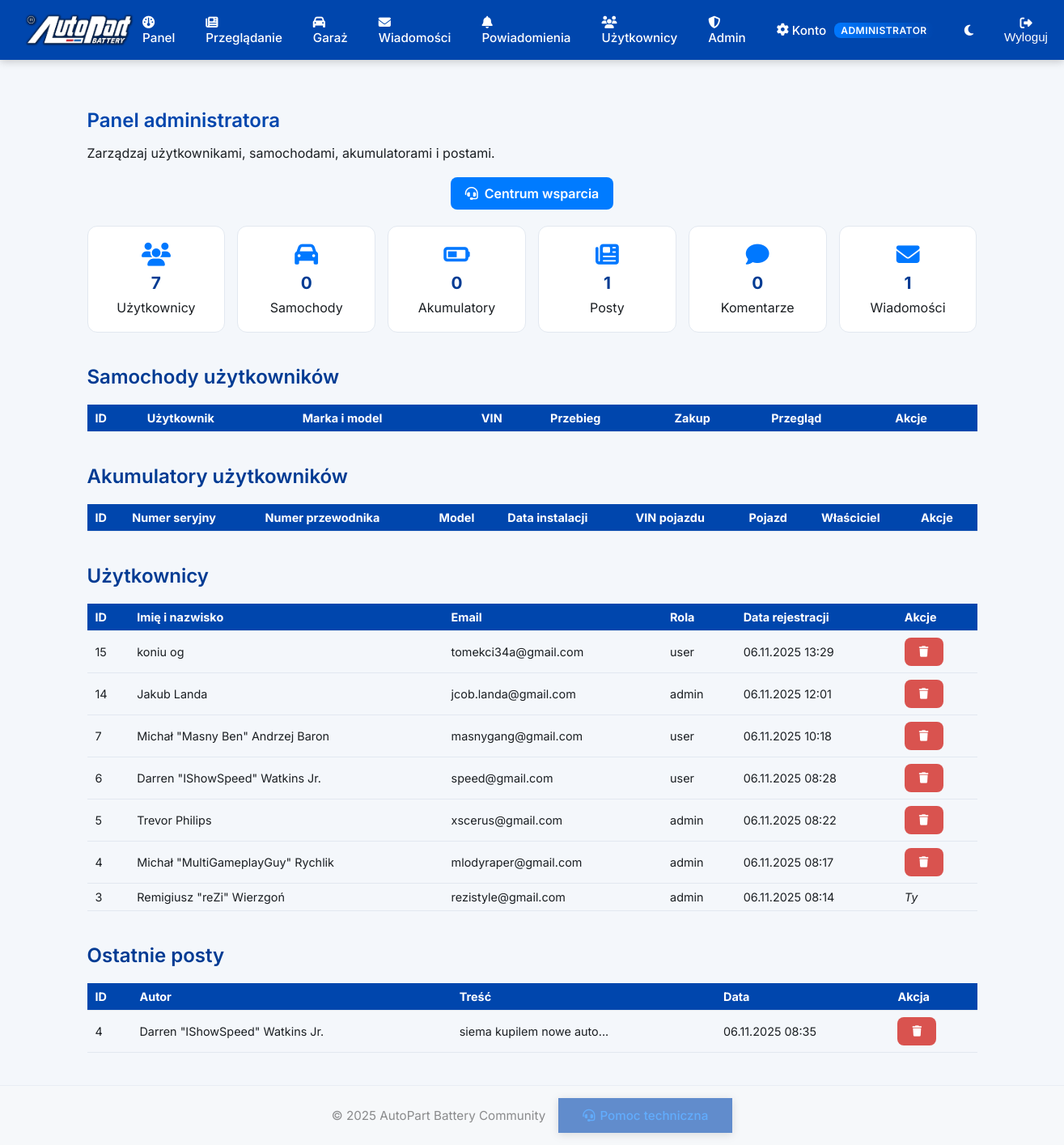
The app's page /admin.php (signed in), older data.
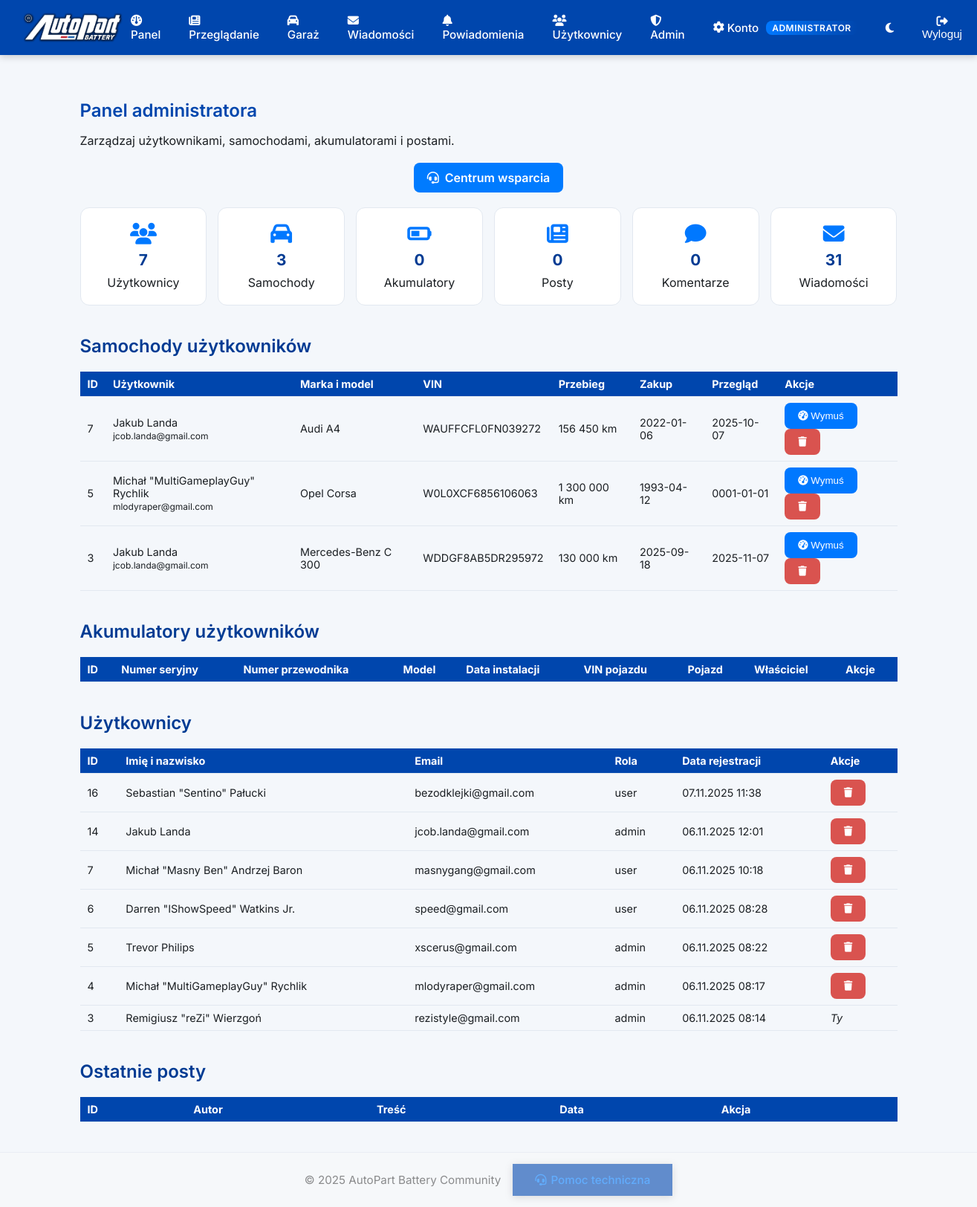
The same page, newer data.
### tables this page shows
CREATE TABLE `users` (
  `id` int(11) NOT NULL,
  `first_name` varchar(100) NOT NULL,
  `last_name` varchar(100) NOT NULL,
  `email` varchar(150) NOT NULL,
  `country_code` varchar(10) DEFAULT '+48',
  `phone` varchar(20) DEFAULT NULL,
  `address` varchar(255) DEFAULT NULL,
  `password` varchar(255) NOT NULL,
  `reset_token` varchar(255) DEFAULT NULL,
  `reset_expires` datetime DEFAULT NULL,
  `last_password_change` datetime DEFAULT NULL,
  `avatar` varchar(255) DEFAULT 'default-avatar.png',
  `bio` text DEFAULT NULL,
  `created_at` datetime DEFAULT current_timestamp(),
  `last_login` datetime DEFAULT NULL,
  `session_token` varchar(255) DEFAULT NULL,
  `role` enum('user','admin') DEFAULT 'user'
);

CREATE TABLE `posts` (
  `id` int(11) NOT NULL,
  `user_id` int(11) NOT NULL,
  `content` text DEFAULT NULL,
  `media` varchar(255) DEFAULT NULL,
  `created_at` datetime DEFAULT current_timestamp()
);

CREATE TABLE `vehicles` (
  `id` int(11) NOT NULL,
  `user_id` int(11) NOT NULL,
  `vin` varchar(20) NOT NULL,
  `brand` varchar(100) DEFAULT NULL,
  `model` varchar(100) DEFAULT NULL,
  `engine_type` varchar(100) DEFAULT NULL,
  `year` int(11) DEFAULT NULL,
  `fuel_type` varchar(50) DEFAULT NULL,
  `engine_capacity` varchar(50) DEFAULT NULL,
  `transmission` varchar(50) DEFAULT NULL,
  `power` varchar(50) DEFAULT NULL,
  `country` varchar(50) DEFAULT NULL,
  `created_at` datetime DEFAULT current_timestamp(),
  `image` varchar(255) DEFAULT NULL,
  `registration_number` varchar(20) DEFAULT NULL,
  `mileage` int(11) DEFAULT 0,
  `purchase_date` date DEFAULT NULL,
  `inspection_date` date DEFAULT NULL,
  `needs_update` tinyint(1) NOT NULL DEFAULT 0
);

### config.php (called while the page is built, shortened)
<?php
function require_login($db) {
    $email = $_SESSION['user_email'];
    $stmt = $db->prepare("SELECT * FROM users WHERE email = ?");
    $stmt->execute([$email]);
    $user = $stmt->fetch(PDO::FETCH_ASSOC);
    return $user;
}
?>

### admin.php (the view, shortened to what the changed rows need)
<?php
require 'config.php';
$user = require_login($db);
include 'includes/header.php';
$stats = [
  'users' => $db->query("SELECT COUNT(*) FROM users")->fetchColumn(),
  'vehicles' => $db->query("SELECT COUNT(*) FROM vehicles")->fetchColumn(),
  'user_batteries' => $db->query("SELECT COUNT(*) FROM user_batteries")->fetchColumn(),
  'posts' => $db->query("SELECT COUNT(*) FROM posts")->fetchColumn(),
  'comments' => $db->query("SELECT COUNT(*) FROM comments")->fetchColumn(),
  'messages' => $db->query("SELECT COUNT(*) FROM messages")->fetchColumn()
];
$users = $db->query("
  SELECT id, first_name, last_name, email, role, created_at
  FROM users ORDER BY created_at DESC
")->fetchAll(PDO::FETCH_ASSOC);
$posts = $db->query("
  SELECT p.id, p.content, p.created_at, u.first_name, u.last_name
  FROM posts p
  JOIN users u ON u.id = p.user_id
  ORDER BY p.created_at DESC LIMIT 10
")->fetchAll(PDO::FETCH_ASSOC);
$vehicles = $db->query("
  SELECT v.id, v.brand, v.model, v.vin, v.mileage, v.purchase_date, v.inspection_date,
         u.first_name, u.last_name, u.email
  FROM vehicles v
  JOIN users u ON u.id = v.user_id
  ORDER BY v.created_at DESC
")->fetchAll(PDO::FETCH_ASSOC);
?>
<section class="admin-panel">
  <h1>Panel administratora</h1>
  <div class="admin-stats">
    <div class="stat-card"><i class="fa-solid fa-car"></i><strong><?= $stats['vehicles'] ?></strong><span>Samochody</span></div>
    <div class="stat-card"><i class="fa-solid fa-newspaper"></i><strong><?= $stats['posts'] ?></strong><span>Posty</span></div>
    <div class="stat-card"><i class="fa-solid fa-envelope"></i><strong><?= $stats['messages'] ?></strong><span>Wiadomości</span></div>
  </div>
  <div class="admin-section">
    <h2>Samochody użytkowników</h2>
    <table class="admin-table">
      <thead>
        <tr>
          <th>ID</th>
          <th>Użytkownik</th>
          <th>Marka i model</th>
          <th>VIN</th>
          <th>Przebieg</th>
          <th>Zakup</th>
          <th>Przegląd</th>
          <th>Akcje</th>
        </tr>
      </thead>
      <tbody>
        <?php foreach ($vehicles as $v): ?>
          <tr>
            <td><?= $v['id'] ?></td>
            <td><?= htmlspecialchars($v['first_name'].' '.$v['last_name']) ?><br><small><?= htmlspecialchars($v['email']) ?></small></td>
            <td><?= htmlspecialchars($v['brand'].' '.$v['model']) ?></td>
            <td><?= htmlspecialchars($v['vin']) ?></td>
            <td><?= number_format((int)$v['mileage'], 0, ',', ' ') ?> km</td>
            <td><?= htmlspecialchars($v['purchase_date'] ?: '-') ?></td>
            <td><?= htmlspecialchars($v['inspection_date'] ?: '-') ?></td>
            <td>
              <form action="admin_action.php" method="post" style="display:inline;">
                <button name="action" value="force_update_mileage" class="btn-small btn-warning" title="Wymuś aktualizację przebiegu">
                  <i class="fa-solid fa-gauge-high"></i> Wymuś
                </button>
              </form>
              <form action="admin_action.php" method="post" style="display:inline;">
                <button name="action" value="delete_vehicle" class="danger btn-small" onclick="return confirm('Usunąć ten pojazd?')">
                  <i class="fa-solid fa-trash"></i>
                </button>
              </form>
            </td>
          </tr>
        <?php endforeach; ?>
      </tbody>
    </table>
  </div>
  <div class="admin-section">
    <h2>Akumulatory użytkowników</h2>
    <table class="admin-table">
      <thead>
        <tr>
          <th>ID</th>
          <th>Numer seryjny</th>
          <th>Numer przewodnika</th>
          <th>Model</th>
          <th>Data instalacji</th>
          <th>VIN pojazdu</th>
          <th>Pojazd</th>
          <th>Właściciel</th>
          <th>Akcje</th>
        </tr>
      </thead>
    </table>
  </div>
  <div class="admin-section">
    <h2>Użytkownicy</h2>
    <table class="admin-table">
      <thead>
        <tr>
          <th>ID</th>
          <th>Imię i nazwisko</th>
          <th>Email</th>
          <th>Rola</th>
          <th>Data rejestracji</th>
          <th>Akcje</th>
        </tr>
      </thead>
      <tbody>
        <?php foreach ($users as $u): ?>
          <tr>
            <td><?= $u['id'] ?></td>
            <td><?= htmlspecialchars($u['first_name'].' '.$u['last_name']) ?></td>
            <td><?= htmlspecialchars($u['email']) ?></td>
            <td><?= htmlspecialchars($u['role']) ?></td>
            <td><?= date('d.m.Y H:i', strtotime($u['created_at'])) ?></td>
            <td>
              <?php if ($u['id'] !== $user['id']): ?>
                <form action="admin_action.php" method="post" style="display:inline;">
                  <button name="action" value="delete_user" class="danger btn-small" onclick="return confirm('Usunąć użytkownika?')">
                    <i class="fa-solid fa-trash"></i>
                  </button>
                </form>
              <?php else: ?>
                <em>Ty</em>
              <?php endif; ?>
            </td>
          </tr>
        <?php endforeach; ?>
      </tbody>
    </table>
  </div>
  <div class="admin-section">
    <h2>Ostatnie posty</h2>
    <table class="admin-table">
      <thead>
        <tr>
          <th>ID</th>
          <th>Autor</th>
          <th>Treść</th>
          <th>Data</th>
          <th>Akcja</th>
        </tr>
      </thead>
      <tbody>
        <?php foreach ($posts as $p): ?>
          <tr>
            <td><?= $p['id'] ?></td>
            <td><?= htmlspecialchars($p['first_name'].' '.$p['last_name']) ?></td>
            <td><?= htmlspecialchars(substr($p['content'],0,60)) ?>...</td>
            <td><?= date('d.m.Y H:i', strtotime($p['created_at'])) ?></td>
            <td>
              <form action="admin_action.php" method="post" style="display:inline;">
                <button name="action" value="delete_post" class="danger btn-small" onclick="return confirm('Usunąć post?')">
                  <i class="fa-solid fa-trash"></i>
                </button>
              </form>
            </td>
          </tr>
        <?php endforeach; ?>
      </tbody>
    </table>
  </div>
</section>
<?php include 'includes/footer.php'; ?>

Row changes from the older to the newer data that the page shows:
removed users: id "15", first_name+last_name "koniu og", email "tomekci34a@gmail.com", role "user", created_at "06.11.2025 13:29"
removed posts: id "4", user.last_name "Darren \"IShowSpeed\" Watkins Jr.", content "siema kupilem nowe auto", created_at "06.11.2025 08:35"
added vehicles: id "7", user.last_name "Jakub Landa", user.email "jcob.landa@gmail.com", brand+model "Audi A4", vin "WAUFFCFL0FN039272", mileage "156 450", purchase_date "2022-01-06", inspection_date "2025-10-07"
added vehicles: id "5", user.last_name "Michał \"MultiGameplayGuy\" Rychlik", user.email "mlodyraper@gmail.com", brand+model "Opel Corsa", vin "W0L0XCF6856106063", mileage "1 300 000", purchase_date "1993-04-12", inspection_date "0001-01-01"
added vehicles: id "3", user.last_name "Jakub Landa", user.email "jcob.landa@gmail.com", brand+model "Mercedes-Benz C 300", vin "WDDGF8AB5DR295972", mileage "130 000", purchase_date "2025-09-18", inspection_date "2025-11-07"
added users: id "16", first_name+last_name "Sebastian \"Sentino\" Pałucki", email "bezodklejki@gmail.com", role "user", created_at "07.11.2025 11:38"
Text that changed along with them:
$stats['vehicles']: "0" → "3"
$stats['posts']: "1" → "0"
$stats['messages']: "1" → "31"
